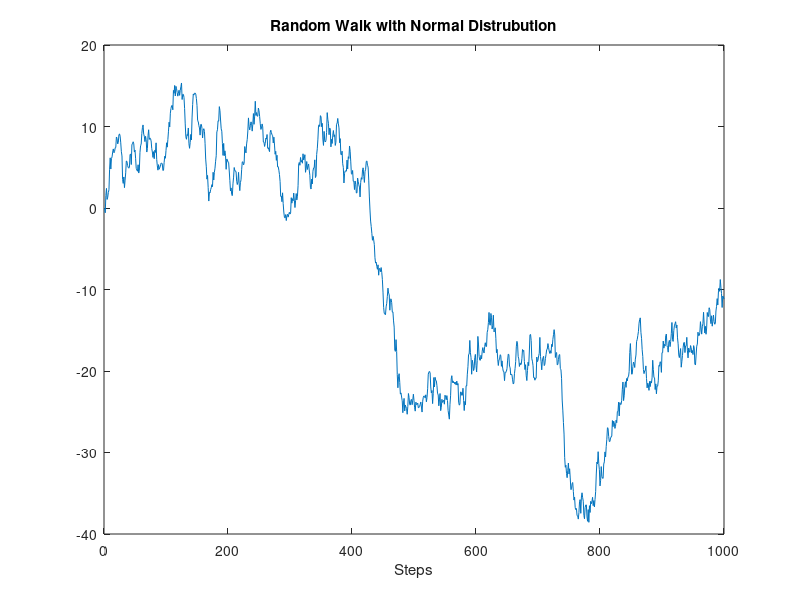
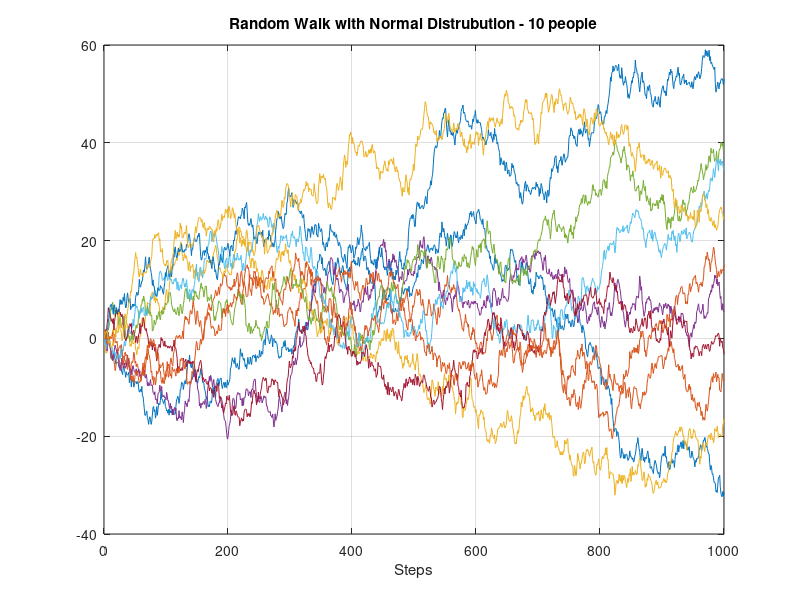

The MATLAB source for these figures, in order:
%Matthew Moore
%Homework Assignment 2
%Random Walk

%Figure 1 is Normal Distribution - 1 person
%Figure 2 is Normal Distrubution - 10 people

%Figure 3 is Uniform Distriibution - 1 person
%Figure 4 is Uniform Distribution - 10 people

% Using NORMAL DISTRUBUTION, N(0,1) [Mean is 0, Standard Deviation is 1]
% make a random walk for 1000 steps. Imagine a drunk sailor walking home
%Plot this
clear all
mu = 0;
sigma = 1;
x = 0;
nmax = 1000;
for n = 1 : nmax-1
   x(n+1) = x(n)+(mu+sigma*randn);
end
figure(1)
plot(1:nmax,x)
title('Random Walk with Normal Distrubution')
xlabel('Steps')





%Repeat the first part 10 times and combine them all into one graph
%What do you observe and conclude?
all = 10;
for path = 1:all
   for n = 1:nmax-1
      x(n+1) = x(n)+(mu+sigma*randn); 
   end
   figure(2)
   plot(1:nmax,x)
   hold on
end
title('Random Walk with Normal Distrubution - 10 people')
xlabel('Steps')
grid on
hold off



%Plot a random walk for a drunk sailor by using UNIFORM DISTRIBUTION 
% over [0,1] for 1000 steps. Plot this.




%If you repeat the above process 10 times, combine them into 1 plot. 
% What do you observe and conclude.
